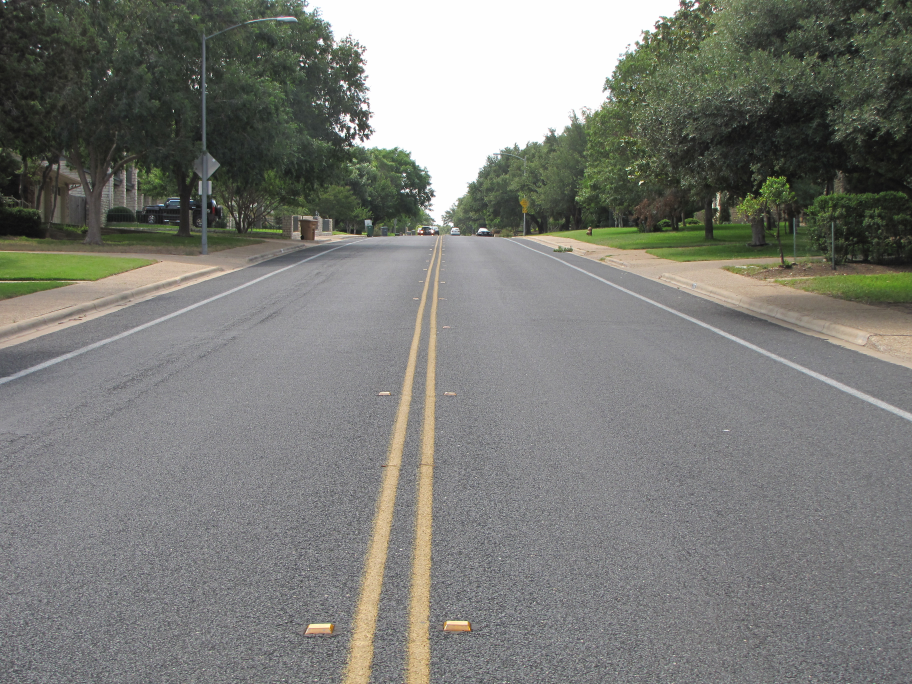
#> input picture test1.jpg, 3648 x 2736 px (shown at 1/4 size)
$ python -i cvImpl.py   (imports and definitions only)
#> lines starting #> are read from the running program, lines starting #| are printed output that depends on the picture; after the words box and inside, x2 and y2 are one past the last pixel; in counts of white or black regions, pixels touching at a corner belong together
import cv2, time
import numpy as np

old_lines = []

# [8 lines left out: function get_camera_capture, not called in this run]

def get_video_capture(filename):
    '''
        Returns a video capture object for OpenCV.
        Functions that can be used on video capture object are read().
    '''
#> further down, picture is the input picture: shape (2736, 3648, 3); mean B, G, R 119.5, 124.5, 123.3
    video = cv2.VideoCapture(filename)
    return video

# [46 lines left out: functions create_window, display_to_window, end_program, find_average_line, grayscale, not called in this run]
    # Or use BGR2GRAY if you read an image with cv2.imread()
    # return cv2.cvtColor(img, cv2.COLOR_BGR2GRAY)

def canny(img, low_threshold, high_threshold):
    """Applies the Canny transform"""
    return cv2.Canny(img, low_threshold, high_threshold)

def gaussian_blur(img, kernel_size):
    """Applies a Gaussian Noise kernel"""
#> called with kernel_size = 9
    return cv2.GaussianBlur(img, (kernel_size, kernel_size), 0)

def region_of_interest(img, vertices):
    """
    Applies an image mask.
    Only keeps the region of the image defined by the polygon
    formed from `vertices`. The rest of the image is set to black.
    """
    #defining a blank mask to start with
    mask = np.zeros_like(img)

    #defining a 3 channel or 1 channel color to fill the mask with depending on the input image
    if len(img.shape) > 2:
        channel_count = img.shape[2]  # i.e. 3 or 4 depending on your image
        ignore_mask_color = (255,) * channel_count
    else:
        ignore_mask_color = 255

    #filling pixels inside the polygon defined by "vertices" with the fill color
    cv2.fillPoly(mask, vertices, ignore_mask_color)

    #returning the image only where mask pixels are nonzero
    masked_image = cv2.bitwise_and(img, mask)
    return masked_image


def draw_lines(img, lines, color=[0, 0, 255], thickness=3):
    """
    NOTE: this is the function you might want to use as a starting point once you want to
    average/extrapolate the line segments you detect to map out the full
    extent of the lane (going from the result shown in raw-lines-example.mp4
    to that shown in P1_example.mp4).
    Think about things like separating line segments by their
    slope ((y2-y1)/(x2-x1)) to decide which segments are part of the left
    line vs. the right line.  Then, you can average the position of each of
    the lines and extrapolate to the top and bottom of the lane.
    This function draws `lines` with `color` and `thickness`.
    Lines are drawn on the image inplace (mutates the image).
    If you want to make the lines semi-transparent, think about combining
    this function with the weighted_img() function below
    """
    global old_lines

    if lines is None or len(lines) < 2:
        lines = old_lines

    else:
        old_lines = lines

    for line in lines:

        for x1,y1,x2,y2 in line:
            cv2.line(img, (x1, y1), (x2, y2), color, thickness)

def hough_lines(img, rho, theta, threshold, min_line_len, max_line_gap):
    """
    `img` should be the output of a Canny transform.
    Returns an image with hough lines drawn.
    """
    lines = cv2.HoughLinesP(img, rho, theta, threshold, np.array([]), minLineLength=min_line_len, maxLineGap=max_line_gap)
    line_img = np.zeros((img.shape[0], img.shape[1], 3), dtype=np.uint8)
    draw_lines(line_img, lines)
    return line_img

# Python 3 has support for cool math symbols.

def weighted_img(img, initial_img, a=0.8, b=1., l=0.):
    """
    `img` is the output of the hough_lines(), An image with lines drawn on it.
    Should be a blank image (all black) with lines drawn on it.
    `initial_img` should be the image before any processing.
    The result image is computed as follows:
    initial_img * a + img * b + l
    NOTE: initial_img and img must be the same shape!
    """
    return cv2.addWeighted(initial_img, a, img, b, l)


def process_image(image):
    gray_image = gaussian_blur(cv2.cvtColor(image, cv2.COLOR_BGR2GRAY), 9)
    img_hsv = cv2.cvtColor(image, cv2.COLOR_RGB2HSV)
#> img_hsv: shape (2736, 3648, 3); mean H, S, V 69.8, 24.1, 127.5
    lower_yellow = np.array([20, 100, 100], dtype = "uint8")
    upper_yellow = np.array([160, 255, 255], dtype="uint8")

    mask_yellow = cv2.inRange(img_hsv, lower_yellow, upper_yellow)
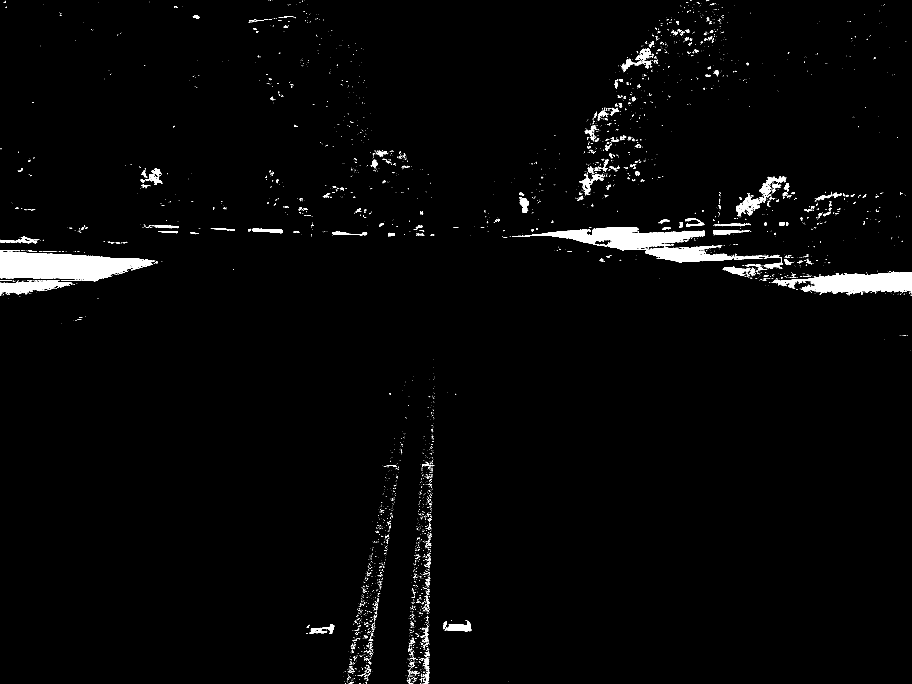
#> mask_yellow: shape (2736, 3648) (shown at 1/4 size); 2% white; 4377 white regions (3982 under 20 px), largest, box (x1, y1, x2, y2) and area: (0, 1007, 619, 1125) 49476, (2049, 909, 2820, 1002) 30156, (3086, 1088, 3648, 1181) 29191
    mask_white = cv2.inRange(gray_image, 120, 255)
#> mask_white: shape (2736, 3648); 61.1% white; 10700 black regions (5897 under 20 px), largest, box (x1, y1, x2, y2) and area: (0, 0, 1723, 1071) 1452787, (1804, 0, 3648, 1293) 1425145, (2840, 2173, 3648, 2736) 195497
    mask_yw = cv2.bitwise_or(mask_white, mask_yellow)
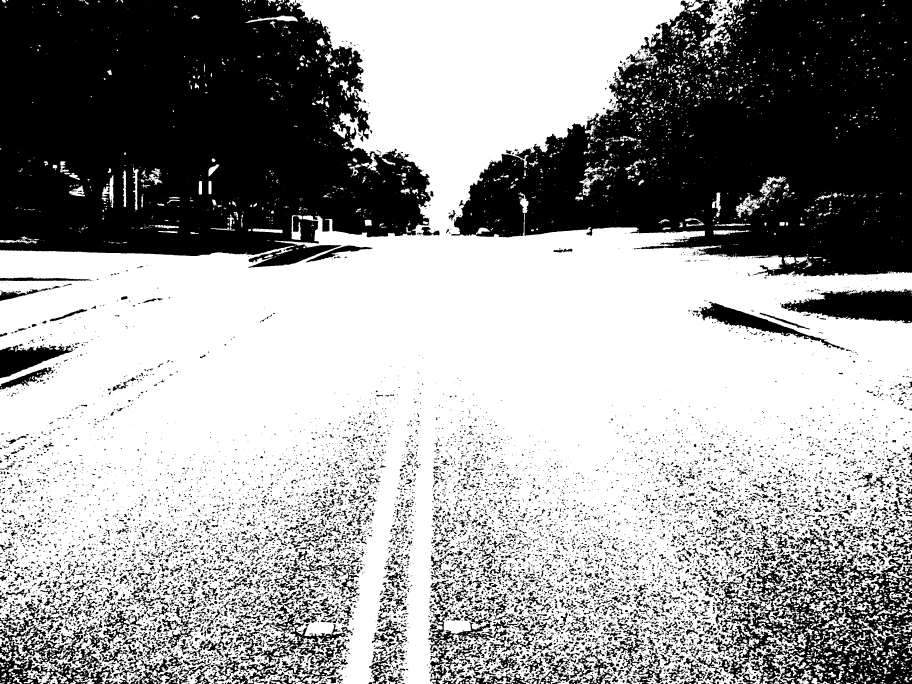
#> mask_yw: shape (2736, 3648) (shown at 1/4 size); 62% white; 11321 black regions (6513 under 20 px), largest, box (x1, y1, x2, y2) and area: (0, 0, 1723, 1071) 1442858, (1804, 0, 3648, 1106) 1314481, (2840, 2173, 3648, 2736) 195497
    mask_yw_image = cv2.bitwise_and(gray_image, mask_yw)
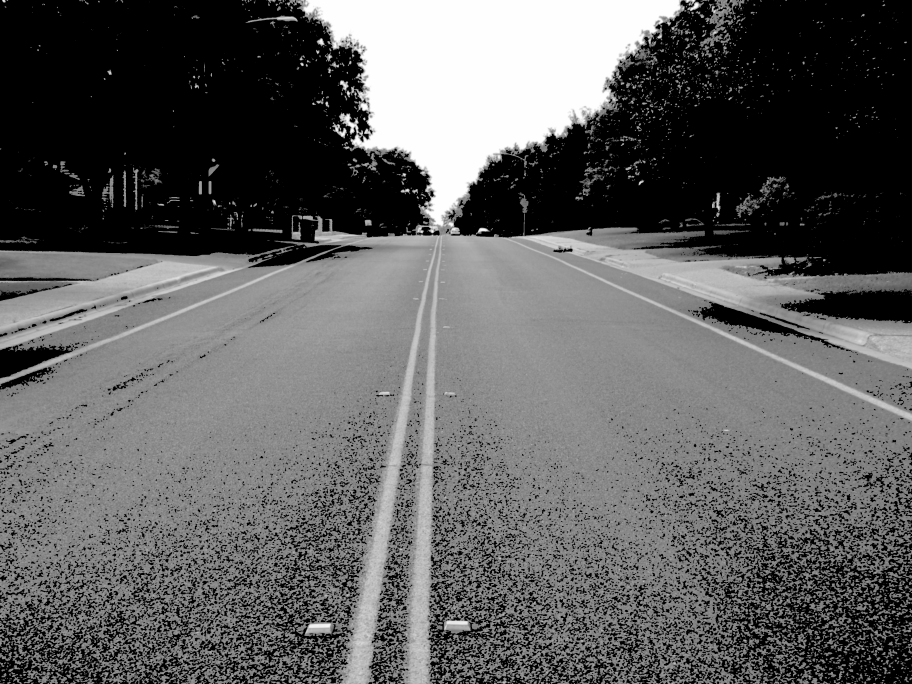
#> mask_yw_image: shape (2736, 3648) (shown at 1/4 size); min 0, max 254, mean 94.4

    kernel_size = 9
    gauss_gray = gaussian_blur(mask_yw_image,kernel_size)
    #same as quiz values
    low_threshold = 50
    high_threshold = 150
    canny_edges = canny(gauss_gray,low_threshold,high_threshold)
#> in canny, `return cv2.Canny(img, low_threshold, high_threshold)`: returned value: shape (2736, 3648); 5.2% white in thin lines or dots

    imshape = image.shape
#> imshape = (2736, 3648, 3)
    lower_left = [0,imshape[0]]
#> lower_left = [0, 2736]
    lower_right = [imshape[1],imshape[0]]
#> lower_right = [3648, 2736]
    top_left = [0,imshape[0]/2+imshape[0]/8]
#> top_left = [0, 1710]
    top_right = [imshape[1],imshape[0]/2+imshape[0]/8]
#> top_right = [3648, 1710]
    vertices = [np.array([lower_left,top_left,top_right,lower_right],dtype=np.int32)]
    roi_image = region_of_interest(canny_edges, vertices)
#> in region_of_interest, `cv2.fillPoly(mask, vertices, ignore_mask_color)`:
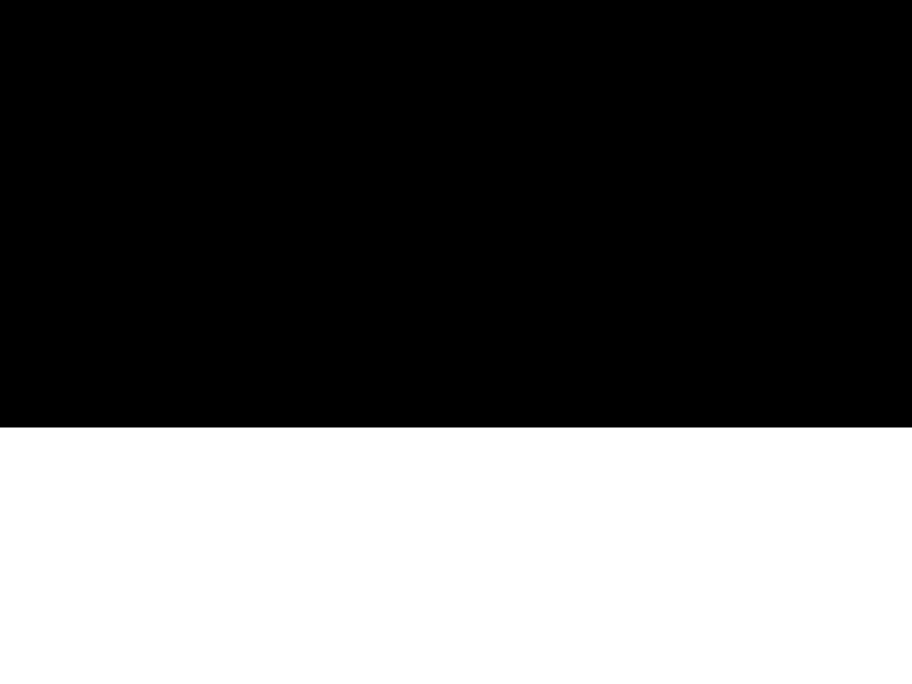
#> mask: shape (2736, 3648) (shown at 1/4 size); 37.5% white; 1 white region, box (x1, y1, x2, y2) and area: (0, 1710, 3648, 2736) 3742848
#> in region_of_interest, `masked_image = cv2.bitwise_and(img, mask)`:
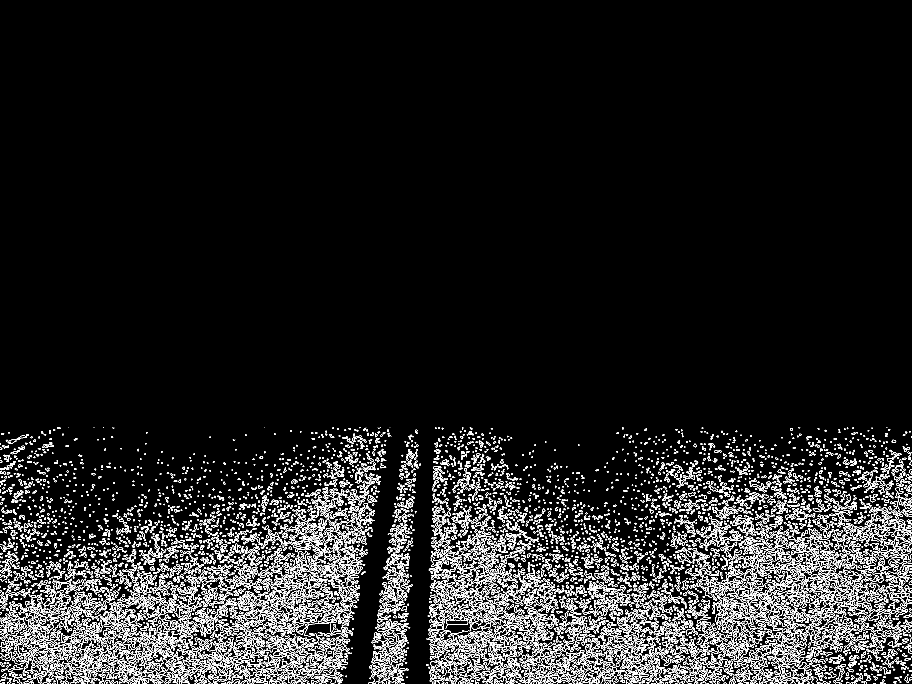
#> masked_image: shape (2736, 3648) (shown at 1/4 size); 4.3% white in thin lines or dots, all inside (x1, y1, x2, y2) = (0, 1710, 3648, 2736)

    #rho and theta are the distance and angular resolution of the grid in Hough space
    #same values as quiz
    rho = 2
    theta = np.pi/180
    #threshold is minimum number of intersections in a grid for candidate line to go to output
    threshold = 40
    min_line_len = 50
    max_line_gap = 200

    line_image = hough_lines(roi_image, rho, theta, threshold, min_line_len, max_line_gap)
#> in hough_lines, `lines = cv2.HoughLinesP(img, rho, theta, threshold, np.array([]), minL..`: lines = 1207 rows, first 6: [28, 2468, 3635, 2468], [4, 2733, 3583, 2733], [38, 2452, 3647, 2452], [5, 2536, 3618, 2536], [36, 2339, 3641, 2339], [10, 2677, 3620, 2677]
#> in draw_lines, `old_lines = lines`: old_lines has the same summary as lines in hough_lines
#> the loop in draw_lines, `for line in lines: ` made 1207 passes
#> after the loop in draw_lines, `for line in lines:`:
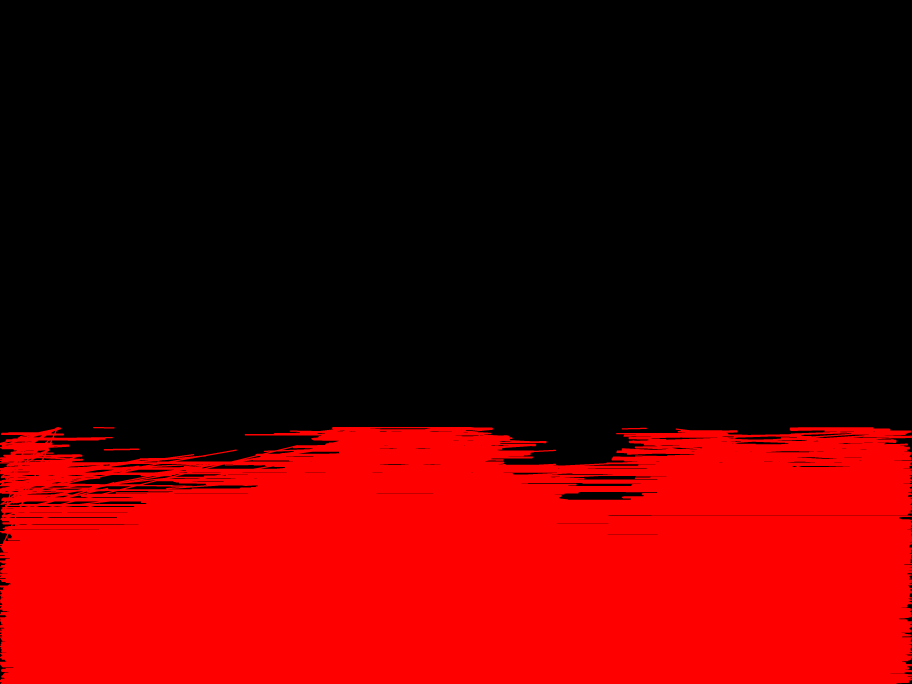
#> img: shape (2736, 3648, 3) (shown at 1/4 size); mean of channels 0, 1, 2 0, 0, 87.9; drawn as B, G, R
    result = weighted_img(line_image, image, a=0.8, b=1., l=0.)
#> in weighted_img, `return cv2.addWeighted(initial_img, a, img, b, l)`:
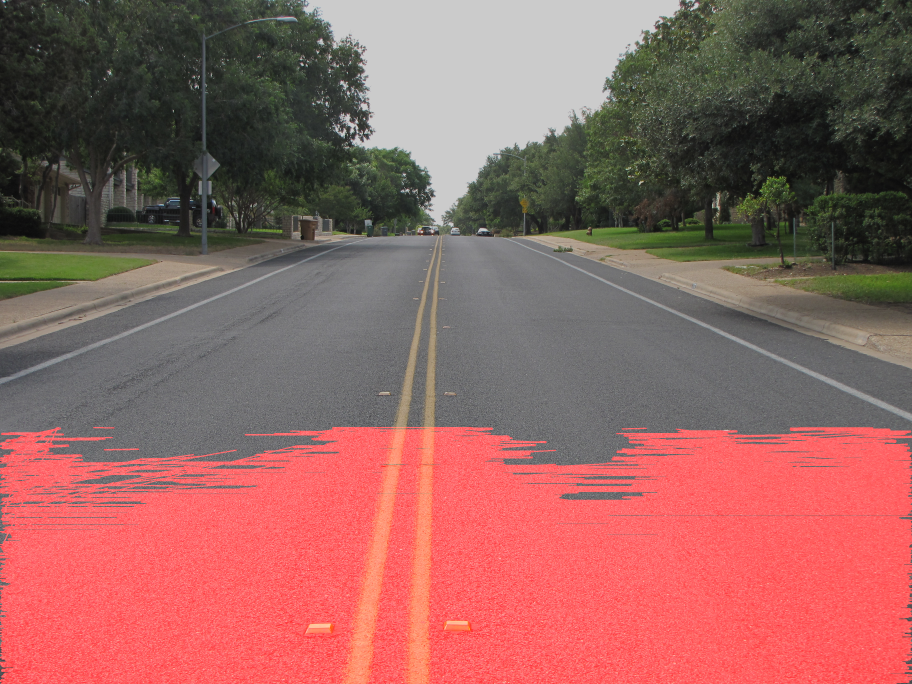
#> returned value: shape (2736, 3648, 3) (shown at 1/4 size); mean of channels 0, 1, 2 95.6, 99.6, 150.8; drawn as B, G, R
    return result

'''
Sample code:
'''

# [1 line not run here, left out]
#capture = get_camera_capture()
capture = get_video_capture("vid1.mp4")
# [8 lines not run here, left out]

>>> import cv2
>>> picture = cv2.imread('../test1.jpg')
>>> result = process_image(picture)
